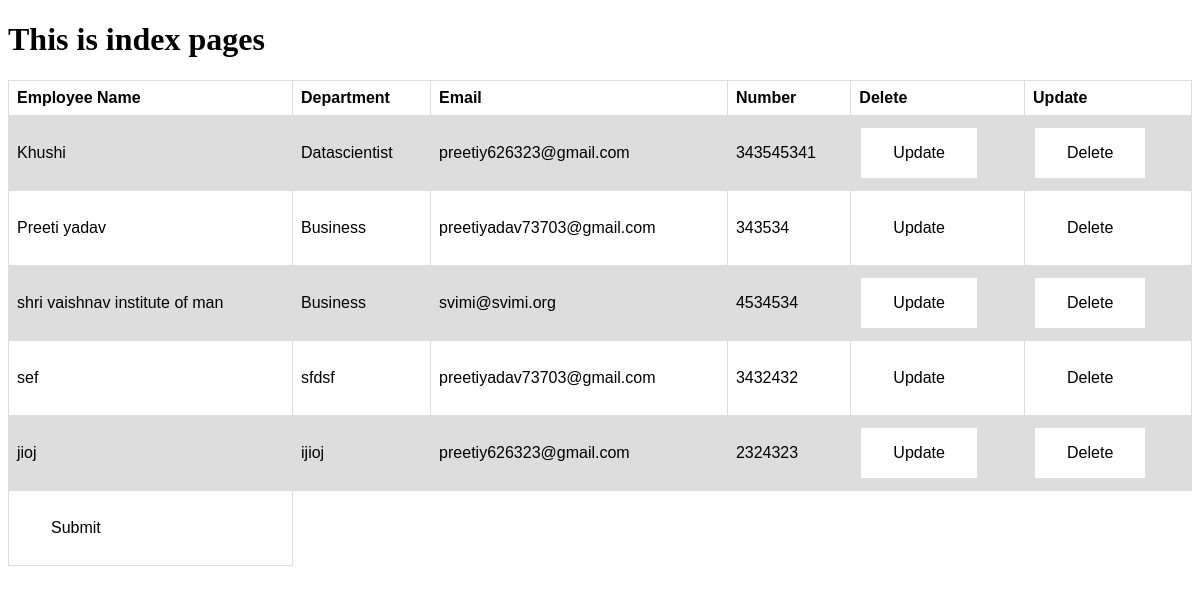
Screenshot of /first/index/ with the database file from the repository.
### customer/models.py (models this page shows, shortened)
class Employee_detail(models.Model):
    name = models.CharField(max_length=30)
    department = models.CharField(max_length=20)
    email = models.EmailField()
    number=models.IntegerField(unique=True)

### customer/views.py (the view)
# urls.py: path('index/',first,name='first'),
def first(request):
    show=Employee_detail.objects.all()
    data={'show' : show}
    return render (request,'index.html',data)

### templates/index.html (shortened to what this page needs)
<!DOCTYPE html>
<html lang="en">
<head>
</head>
<body>
    <h1>This is index pages</h1>
<table>
    <tr>
      <th>Employee Name</th>
      <th>Department</th>
      <th>Email</th>
      <th>Number</th>
      <th>Delete</th>
      <th>Update</th>
    </tr>
    {% for i in show %}
    <tr>
      <td>{{i.name}}</td>
      <td>{{i.department}}</td>
      <td>{{i.email}}</td>
      <td>{{i.number}}</td>
      <td><button class="button button1">Update</button></td>
      <td><button class="button button2">Delete</button></td>
    </tr>
    {% endfor %}
    <td><button class="button button2">Submit</button></td>
  </table>
</body>
</html>

### templates/index.html (style rules this page uses)
table { font-family: arial, sans-serif; border-collapse: collapse; width: 100%; }
td, th { border: 1px solid #dddddd; text-align: left; padding: 8px; }
tr:nth-child(even) { background-color: #dddddd; }
.button { border: none; color: white; padding: 16px 32px; text-align: center; text-decoration: none; display: inline-block; font-size: 16px; margin: 4px 2px; transition-duration: 0.4s; cursor: pointer; }
.button1 { background-color: white; color: black; }
.button2 { background-color: white; color: black; }

### rows the page displays
Employee_detail: name "Khushi", department "Datascientist", email "preetiy626323@gmail.com", number "343545341"
Employee_detail: name "Preeti yadav", department "Business", email "preetiyadav73703@gmail.com", number "343534"
Employee_detail: name "shri vaishnav institute of man", department "Business", email "svimi@svimi.org", number "4534534"
Employee_detail: name "sef", department "sfdsf", email "preetiyadav73703@gmail.com", number "3432432"
Employee_detail: name "jioj", department "ijioj", email "preetiy626323@gmail.com", number "2324323"
